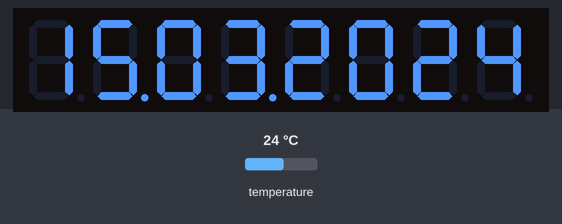
Recording of a sketch running on a simulated Arduino Uno, built with avr-gcc and run on an emulated ATmega328P. On the bench: 8-digit seven-segment display. Wiring (inferred from the names in the program): MAX7219 LED driver: data pin 4; clock pin 6; CS pin 5. The test bench sets the inputs (shaded band); at power-on: temperature 24 °C. The local clock reads 2024-03-15 10:24:30 at power-on unless the sketch sets it; what the sketch prints to the serial monitor is not drawn.

Above: at 1.2 s.
1.3 s: temperature set to 41 °C
At 13.2 s:
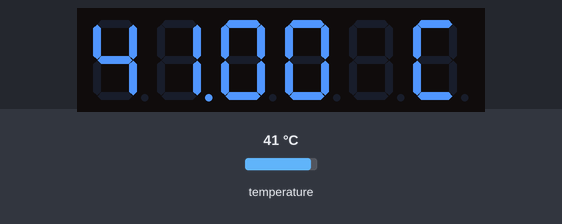
19.3 s: temperature set to 3 °C
At 30.6 s:
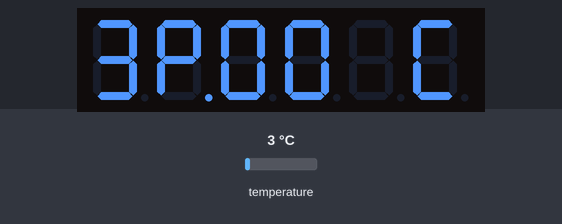
37.3 s: temperature set to 12 °C
At 51.5 s:
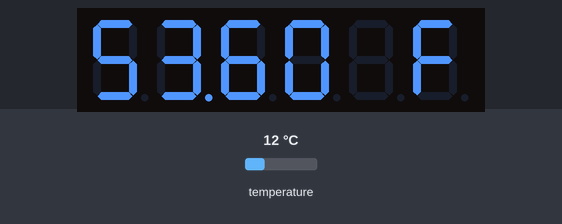
Timing chart, 0 to 53.0 s (numbered marks = the images above; inputs shaded):
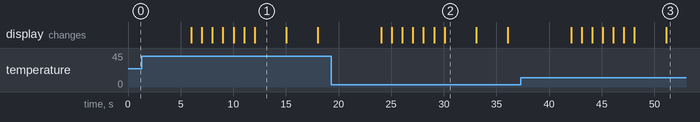

The sketch:

max7219_7segment_date_time_temp.ino
```cpp
/**
 * @file        max7219_7segment_date_time_temp.c
 *
 * @brief       view DATE/TIME/TEMPERATURE using an 8-digit 7-Segment display
 *
 * @history     Feb 6th, 2017
 *
 * @author      Allan Schwartz <allans@CodeValue.net>
 *              Michael Diamond <m.diamond.il@gmail.com>
 *
 * @notes       The following Arduino Pins are attached:
 *
 *              name    Arduino   7 Segment display
 *              -----   ----      -----
 *                      +5V       VCC
 *                      GND       GND
 *              DIN     D11/MOSI  DIN
 *              CS      D10/SS    CS
 *              CLK     D13/SCK   CLK
 *
 *              name    Arduino   RTC module
 *              -----   ----      -----
 *                      nc        32K
 *                      nc        SQW
 *              SCL     SCL/A5    SCL
 *              SDA     SDA/A4    SDA
 *                      3v3       VCC
 *                      GND       GND
 */

#include <DS3231.h>           // import library from rinkydink.com

// define pins attached to MAX7219 (and also see notes above)
#define MAX7219_DIN           4
#define MAX7219_CS            5
#define MAX7219_CLK           6

// enumerate the MAX7219 registers
// See MAX7219 Datasheet, Table 2, page 7
enum {  MAX7219_REG_DECODE    = 0x09,
        MAX7219_REG_INTENSITY = 0x0A,
        MAX7219_REG_SCANLIMIT = 0x0B,
        MAX7219_REG_SHUTDOWN  = 0x0C,
        MAX7219_REG_DISPTEST  = 0x0F
     };

// enumerate the SHUTDOWN modes
// See MAX7219 Datasheet, Table 3, page 7
enum  { OFF = 0,
        ON  = 1
      };

const byte DP = 0b10000000;
const byte C  = 0b01001110;
const byte F  = 0b01000111;


// create an instance of the DS3231 called 'rtc',
// and specify the hardware interface PINS
DS3231 rtc(SDA, SCL);


// ... setup code here, to run once
void setup()
{
    // initialize the serial port:
    Serial.begin(115200);           // initialize serial communication
    Serial.println("\nmax7219_7segment_date_time_temp\n");

    // define type of pin
    pinMode(MAX7219_DIN, OUTPUT);   // serial data-in
    pinMode(MAX7219_CS, OUTPUT);    // chip-select, active low
    pinMode(MAX7219_CLK, OUTPUT);   // serial clock
    digitalWrite(MAX7219_CS, HIGH);

    resetDisplay();                 // reset the MAX2719 display

    rtc.begin();                    // initialize the DS3231 RTC interface

    // Uncomment the following line to set the RTC
    // then the RTC will be set to the compile time.

    // (so this needs to be just done just once),
    // then comment out this line again and reprogram the Arduino

    //set_RTC_to_compile_time();
}


// ... set the RTC date and Time to the compile date and time
void set_RTC_to_compile_time()
{
    const char time_now[] = __TIME__;   // hh:mm:ss

    Serial.print("compile time: "); Serial.println(time_now);
    int hh = atoi(&time_now[0]);
    int mm = atoi(&time_now[3]);
    int ss = atoi(&time_now[6]);
    Serial.println("hh: " + String(hh) + " mm: " + String(mm) + " ss: " + String(ss));
    rtc.setTime(hh, mm, ss);        // Set the time to the compile time (24hr format)

    const char date_now[] = __DATE__;   // Mmm dd yyyy
    const char *months[] = {"Jan", "Feb", "Mar", "Apr", "May", "Jun",
                            "Jul", "Aug", "Sep", "Oct", "Nov", "Dec" };

    Serial.print("compile date: "); Serial.println(date_now);
    int Mmm = 0;
    for ( int i = 0; i < 12; i++ ) {
        if (strncmp(date_now, months[i], 3) == 0 ) {
            Mmm = i + 1;
            break;
        }
    }

    int dd = atoi(&date_now[3]);
    int yyyy = atoi(&date_now[7]);
    Serial.println("Mmm: " + String(Mmm) + " dd: " + String(dd) + " yyyy: " + String(yyyy));
    rtc.setDate(dd, Mmm, yyyy);     // Set the date to dd-Mmm-yyyy
    rtc.setDOW();                   // Calculate and set Day-of-Week
}


// ... loop forever...
void loop()
{
    String str;                     // scratch or working string

    // ... display Date, dd.mm.yyyy
    // read the date as a string from the RTC
    str = rtc.getDateStr(FORMAT_LONG);
    //Serial.println(str);            // debug
    displayDate(str);               // display on the 7-segment
    delay(6000);

    // ... display Time, hh-mm-ss
    for ( int i = 0; i < 6; i++ ) {
        // read the time as a string from the RTC
        str = rtc.getTimeStr(FORMAT_LONG);
        //Serial.println(str);        // debug
        displayTime(str);           // display on the 7-segment
        delay(1000);
    }

    // ... display Temperature in Celsius, xx.xx C
    // read the temperature, as a float, from the RTC
    float t = rtc.getTemp();
    str = String(t, 2);             // format that value
    //Serial.println(str);            // debug
    displayTemp(str, C);            // display on the 7-segment
    delay(3000);

    // ... display Temperature in Fahrenheit, xx.xx F
    t = t * 1.8 + 32.0;             // convert the value to Fahrenheit
    str = String(t, 1);             // format that value
    //Serial.println(str);            // debug
    displayTemp(str, F);            // display on the 7-segment
    delay(3000);
}


// ... write a value into a max7219 register
// See MAX7219 Datasheet, Table 1, page 6
void set_register(byte reg, byte value)
{
    digitalWrite(MAX7219_CS, LOW);
    shiftOut(MAX7219_DIN, MAX7219_CLK, MSBFIRST, reg);
    shiftOut(MAX7219_DIN, MAX7219_CLK, MSBFIRST, value);
    digitalWrite(MAX7219_CS, HIGH);
}


// ... reset the max7219 chip
void resetDisplay()
{
    set_register(MAX7219_REG_SHUTDOWN, OFF);      // turn off display
    set_register(MAX7219_REG_DISPTEST, OFF);      // turn off test mode
    set_register(MAX7219_REG_INTENSITY, 0x0D);    // Set display intensity
}


// ... display the DATE on the 7-segment display
void displayDate(String dateString)
{
    set_register(MAX7219_REG_SHUTDOWN, OFF);      // turn off display
    set_register(MAX7219_REG_SCANLIMIT, 7);       // scan limit to 8 digits
    set_register(MAX7219_REG_DECODE, 0b11111111); // decode all 8 digits

    set_register(1, dateString.charAt(9));
    set_register(2, dateString.charAt(8));
    set_register(3, dateString.charAt(7));
    set_register(4, dateString.charAt(6));
    set_register(5, dateString.charAt(4) | DP);   // plus decimal point
    set_register(6, dateString.charAt(3));
    set_register(7, dateString.charAt(1) | DP);
    set_register(8, dateString.charAt(0));

    set_register(MAX7219_REG_SHUTDOWN, ON);       // Turn on the display
}


// ... display the TIME on the 7-segment display
void displayTime(String timeString)
{
    set_register(MAX7219_REG_SHUTDOWN, OFF);      // turn off display
    set_register(MAX7219_REG_SCANLIMIT, 7);       // scan limit to 8 digits
    set_register(MAX7219_REG_DECODE, 0b11111111); // decode all 8 digits

    set_register(1, timeString.charAt(7));
    set_register(2, timeString.charAt(6));
    set_register(3, timeString.charAt(5));
    set_register(4, timeString.charAt(4));
    set_register(5, timeString.charAt(3));
    set_register(6, timeString.charAt(2));
    set_register(7, timeString.charAt(1));
    set_register(8, timeString.charAt(0));

    set_register(MAX7219_REG_SHUTDOWN, ON);       // Turn on the display
}


// ... display the TEMP on the 7-segment display
void displayTemp(String tempString, char C_or_F )
{
    set_register(MAX7219_REG_SHUTDOWN, OFF);      // turn off display
    set_register(MAX7219_REG_SCANLIMIT, 5);       // scan limit to 6 digits
    set_register(MAX7219_REG_DECODE, 0b00111100); // decode 4 digits

    set_register(1, C_or_F);
    set_register(2, 0);                           // blank
    set_register(3, tempString.charAt(4));
    set_register(4, tempString.charAt(3));
    set_register(5, tempString.charAt(1) | DP);   // plus decimal point
    set_register(6, tempString.charAt(0));

    set_register(MAX7219_REG_SHUTDOWN, ON);       // Turn On display
}
```

Measured:
- after the input at 19.3 s, the display: first differs from a run without the input after 10.8 s (image 2)
- after the input at 37.3 s, the display: first differs from a run without the input after 10.8 s (image 3 shows a later state)
- what the display in image 1 shows lasts 3.0 s, from 12.0 s to 15.0 s
